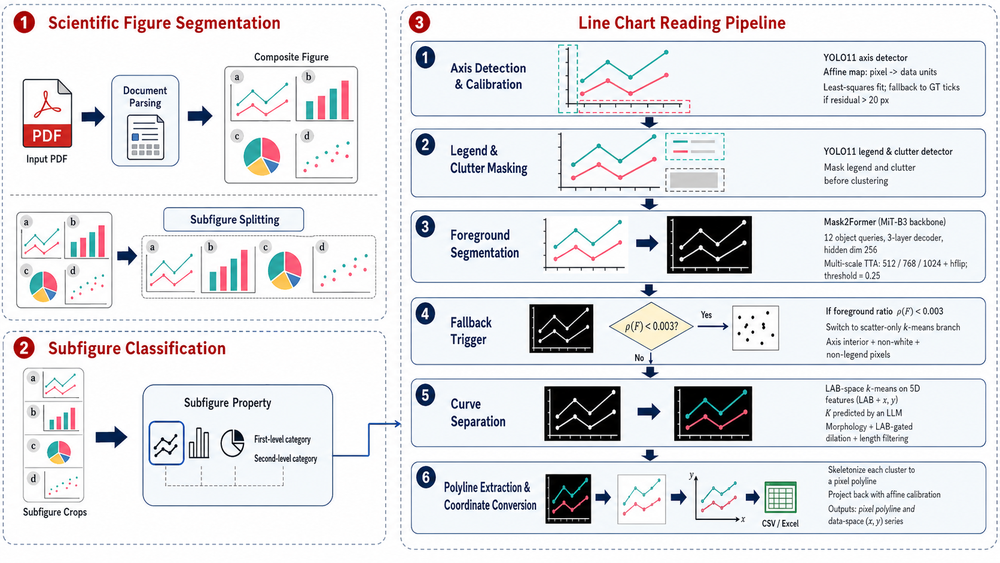
#> input picture assets/fig_doc_pipeline.png, 1000 x 563 px, shrunk from 1672 x 941 before the run
$ python -i axis_fallback.py   (imports and definitions only)
#> lines starting #> are read from the running program, lines starting #| are printed output that depends on the picture
#> further down, picture is the input picture: shape (563, 1000, 3); mean B, G, R 231.7, 228.9, 228.2
"""Minimal one-pass CV+VLM axis recovery."""

from __future__ import annotations

import base64
import json
import os
from pathlib import Path
from typing import Dict, List, Optional, Sequence, Tuple

import cv2
import numpy as np
from openai import OpenAI

from .schema import AxisDetection, Box

AxisLine = Tuple[int, int, int, int]


# [10 lines left out: function _line_from_payload, not called in this run]


class AxisSelectionClient:
    """Select Hough candidates with one OpenAI-compatible VLM provider."""

    # [88 lines left out: functions __init__, _complete, select_candidates, select_axes, not called in this run]


def _preprocess(image_bgr: np.ndarray) -> np.ndarray:
    gray = cv2.cvtColor(image_bgr, cv2.COLOR_BGR2GRAY)
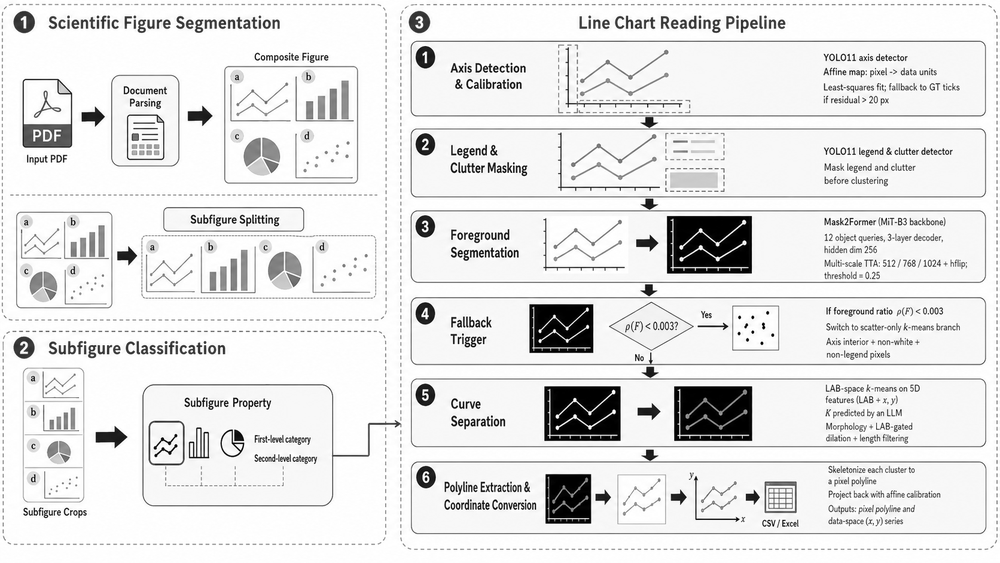
#> gray: shape (563, 1000); min 0, max 255, mean 229
    blurred = cv2.GaussianBlur(gray, (3, 3), 0)
    enhanced = cv2.createCLAHE(
        clipLimit=2.0,
        tileGridSize=(16, 16),
    ).apply(blurred)
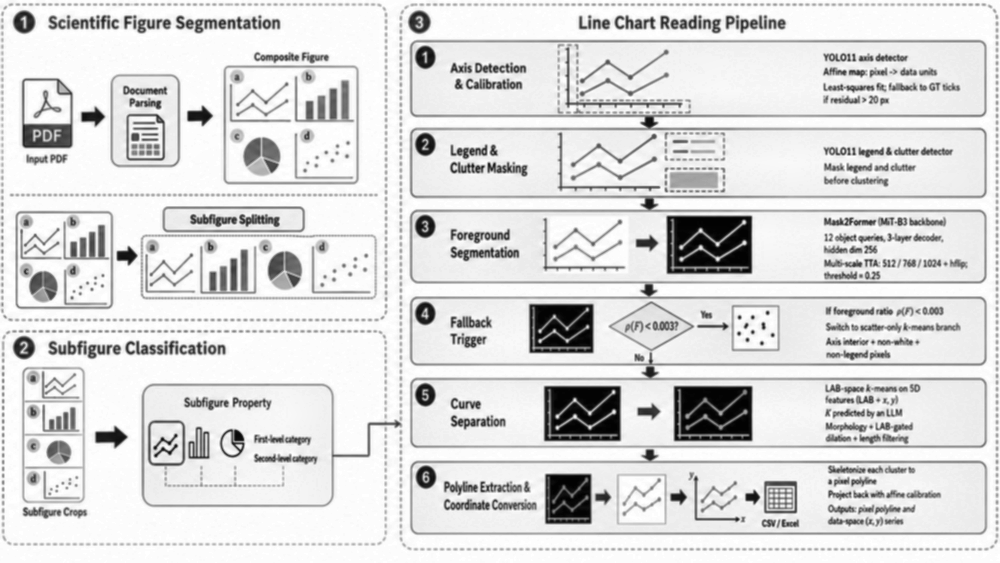
#> enhanced: shape (563, 1000); min 2, max 255, mean 219.5
    return cv2.GaussianBlur(enhanced, (3, 3), 0)


def _hough_axis_candidates(image_bgr: np.ndarray) -> List[AxisLine]:
    edges = cv2.Canny(_preprocess(image_bgr), 10, 150)
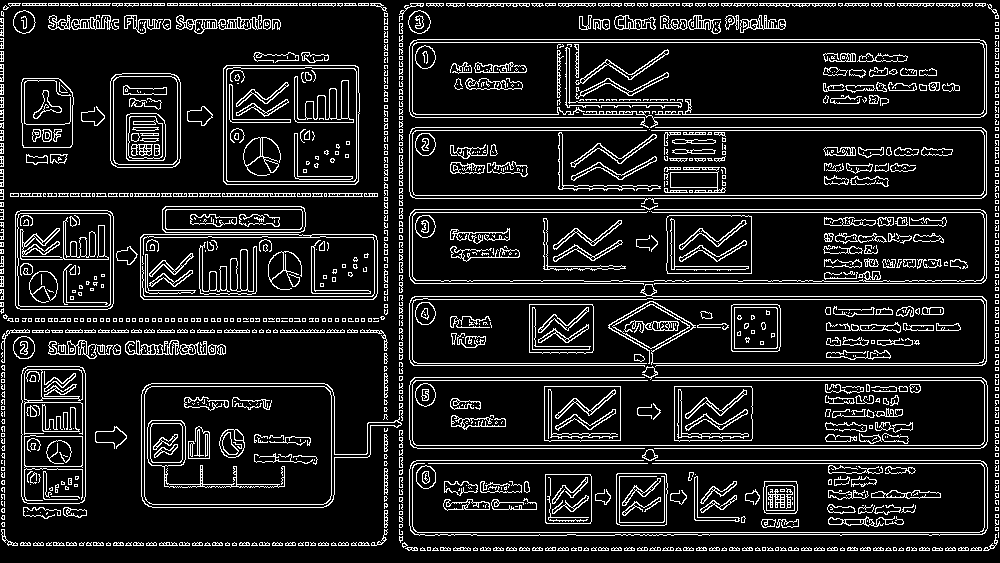
#> edges: shape (563, 1000); 12.5% white in thin lines or dots
    _, width = edges.shape
#> width = 1000
    parameters = [
        (70, max(100, width // 4), 5),
        (100, max(150, width // 3), 2),
    ]
#> parameters = [(70, 250, 5), (100, 333, 2)]
    candidates: List[AxisLine] = []
    for threshold, minimum_length, maximum_gap in parameters:
        lines = cv2.HoughLinesP(
            edges,
            rho=1,
            theta=np.pi / 180,
            threshold=threshold,
            minLineLength=minimum_length,
            maxLineGap=maximum_gap,
        )
        if lines is not None:
            candidates.extend(tuple(map(int, line[0])) for line in lines)
#> after the loop, candidates = 75 items, first 6: (653, 299, 985, 299), (410, 3, 985, 3), (654, 283, 981, 283), (415, 127, 981, 127), (415, 117, 980, 117), (654, 448, 980, 448)

    unique: List[AxisLine] = []
    seen = set()
    for line in candidates:
        x1, y1, x2, y2 = line
        if np.hypot(x2 - x1, y2 - y1) < 100:
            continue
        normalized = (
            (x1, y1, x2, y2)
            if (x1, y1) <= (x2, y2)
            else (x2, y2, x1, y1)
        )
        if normalized not in seen:
            seen.add(normalized)
            unique.append(normalized)
#> this loop made 75 passes
#> (x1, y1, x2, y2) on passes 1 to 12: (653, 299, 985, 299), (410, 3, 985, 3), (654, 283, 981, 283), (415, 127, 981, 127), (415, 117, 980, 117), (654, 448, 980, 448), (411, 42, 985, 42), (411, 130, 985, 130), (405, 5, 991, 5), (411, 380, 985, 380), (652, 296, 982, 296), (415, 198, 981, 198)
#> (x1, y1, x2, y2, normalized) on passes 27, 29, 31, 32, 36, 38: (399, 540, 399, 14, (399, 14, 399, 540)), (384, 318, 384, 7, (384, 7, 384, 318)), (998, 537, 998, 15, (998, 15, 998, 537)), (995, 545, 995, 9, (995, 9, 995, 545)), (402, 420, 402, 10, (402, 10, 402, 420)), (387, 313, 387, 13, (387, 13, 387, 313))
#> after the loop, seen = 67 items; unique = 67 items, first 6: (653, 299, 985, 299), (410, 3, 985, 3), (654, 283, 981, 283), (415, 127, 981, 127), (415, 117, 980, 117), (654, 448, 980, 448)
    return unique


# [68 lines left out: functions _orientation, _draw_selected, _to_detection, detect_axes_cv_vlm, not called in this run]

>>> import cv2
>>> picture = cv2.imread('../../assets/fig_doc_pipeline.png')
>>> result = _hough_axis_candidates(picture)
#> result has the same summary as unique in _hough_axis_candidates
